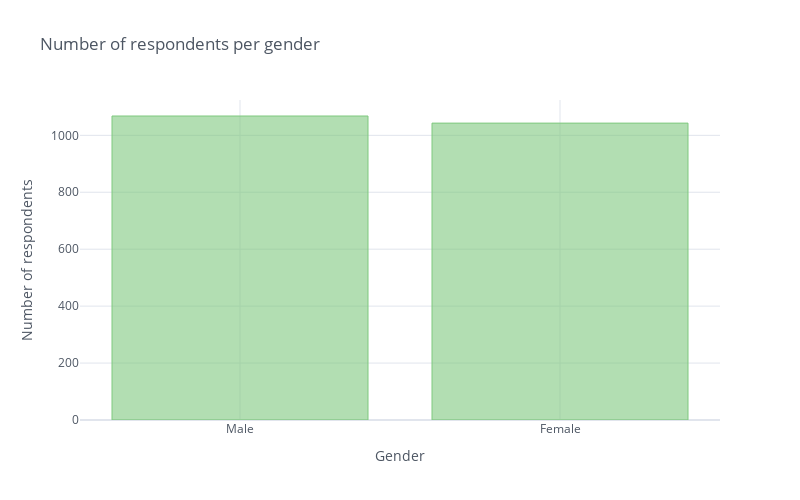
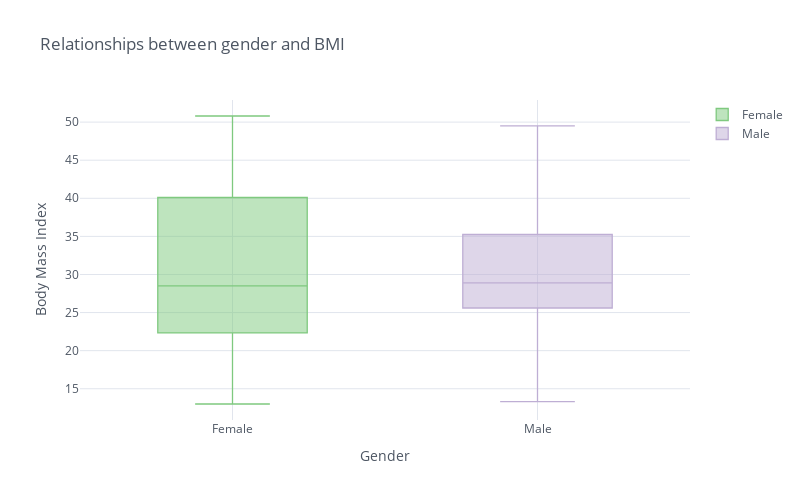

Here is the notebook cell these charts were saved with, in order:
### Markdown cell above
The number of men and women in the sample is approximately the same. There is no relationship between gender and Body Mass Index, since females and males have the same median BMI; nevertheless, BMI of females is more spread out.

### Code cell
respondents_per_gender = data['Gender'].value_counts()
respondents_per_gender.iplot(kind = 'bar', dimensions = (800,500), 
                             xTitle = 'Gender', yTitle = 'Number of respondents', 
                             title = 'Number of respondents per gender', color = '#7FC97F')

data[['Gender', 'BMI']].pivot(columns = 'Gender', values = 'BMI').iplot(kind = 'box', dimensions = (800,500),  
                                                                    xTitle = 'Gender', yTitle = 'Body Mass Index', 
                                                                    title = 'Relationships between gender and BMI', colorscale = 'Accent')

### Figure 1 — Plotly figure (JSON) as saved in the notebook; plotly's stock layout.template omitted (floating-point values rounded to 4 significant figures)
{"data": [{"marker": {"color": "rgba(127, 201, 127, 0.6)", "line": {"color": "rgba(127, 201, 127, 1.0)", "width": 1}}, "name": "Gender", "orientation": "v", "text": "", "type": "bar", "x": ["Male", "Female"], "y": [1068, 1043]}], "layout": {"height": 500, "legend": {"bgcolor": "#FFFFFF", "font": {"color": "#4D5663"}}, "paper_bgcolor": "#FFFFFF", "plot_bgcolor": "#FFFFFF", "title": {"font": {"color": "#4D5663"}, "text": "Number of respondents per gender"}, "width": 800, "xaxis": {"autorange": true, "gridcolor": "#E1E5ED", "range": [-0.5, 1.5], "showgrid": true, "tickfont": {"color": "#4D5663"}, "title": {"font": {"color": "#4D5663"}, "text": "Gender"}, "type": "category", "zerolinecolor": "#E1E5ED"}, "yaxis": {"autorange": true, "gridcolor": "#E1E5ED", "range": [0, 1124.0], "showgrid": true, "tickfont": {"color": "#4D5663"}, "title": {"font": {"color": "#4D5663"}, "text": "Number of respondents"}, "type": "linear", "zerolinecolor": "#E1E5ED"}}}

### Figure 2 — Plotly figure (JSON) as saved in the notebook; plotly's stock layout.template omitted (floating-point values rounded to 4 significant figures; data arrays with more than 128 entries replaced by an {"elided": "..."} marker saying what was removed)
{"data": [{"boxpoints": false, "line": {"width": 1.3}, "marker": {"color": "rgba(127, 201, 127, 1.0)"}, "name": "Female", "orientation": "v", "type": "box", "y": {"elided": "2111 float values"}}, {"boxpoints": false, "line": {"width": 1.3}, "marker": {"color": "rgba(190, 174, 212, 1.0)"}, "name": "Male", "orientation": "v", "type": "box", "y": {"elided": "2111 float values"}}], "layout": {"height": 500, "legend": {"bgcolor": "#FFFFFF", "font": {"color": "#4D5663"}}, "paper_bgcolor": "#FFFFFF", "plot_bgcolor": "#FFFFFF", "title": {"font": {"color": "#4D5663"}, "text": "Relationships between gender and BMI"}, "width": 800, "xaxis": {"autorange": true, "gridcolor": "#E1E5ED", "range": [-0.5, 1.5], "showgrid": true, "tickfont": {"color": "#4D5663"}, "title": {"font": {"color": "#4D5663"}, "text": "Gender"}, "type": "category", "zerolinecolor": "#E1E5ED"}, "yaxis": {"autorange": true, "gridcolor": "#E1E5ED", "range": [10.9, 52.9], "showgrid": true, "tickfont": {"color": "#4D5663"}, "title": {"font": {"color": "#4D5663"}, "text": "Body Mass Index"}, "type": "linear", "zerolinecolor": "#E1E5ED"}}}
